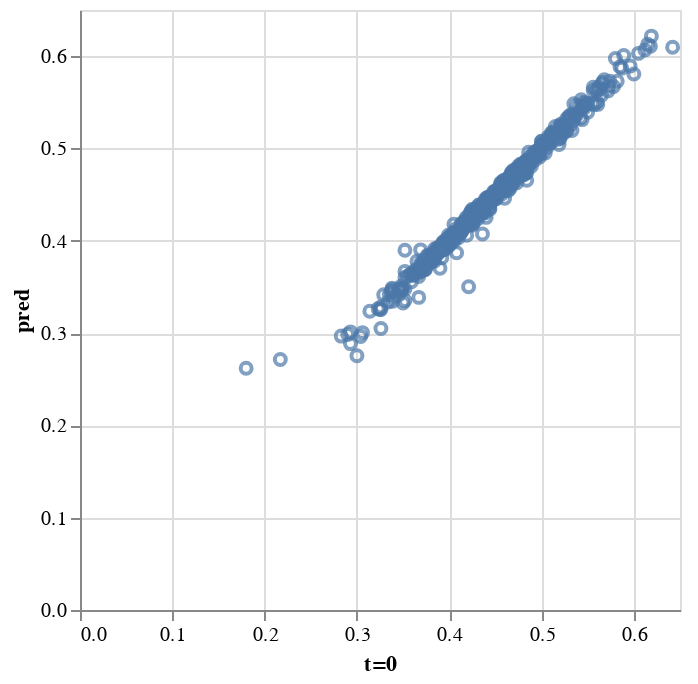

Source (notebook cell):
### Code cell
# post hoc (but OOB) comparison of end-of-season predictions
alt.Chart(data.with_columns(pred=rf.oob_prediction_)).mark_point().encode(
    alt.X("t=0"), alt.Y("pred")
)

### Figure 1 — Vega-Lite specification as saved in the notebook (floating-point values rounded to 4 significant figures; data arrays with more than 128 entries replaced by an {"elided": "..."} marker saying what was removed)
{"config": {"view": {"continuousWidth": 300, "continuousHeight": 300}}, "data": {"name": "data-b64afe0d29da88a995cdaef98c0583ef"}, "mark": {"type": "point"}, "encoding": {"x": {"field": "t=0", "type": "quantitative"}, "y": {"field": "pred", "type": "quantitative"}}, "$schema": "https://vega.github.io/schema/vega-lite/v5.20.1.json", "datasets": {"data-b64afe0d29da88a995cdaef98c0583ef": {"elided": "599 records"}}}
